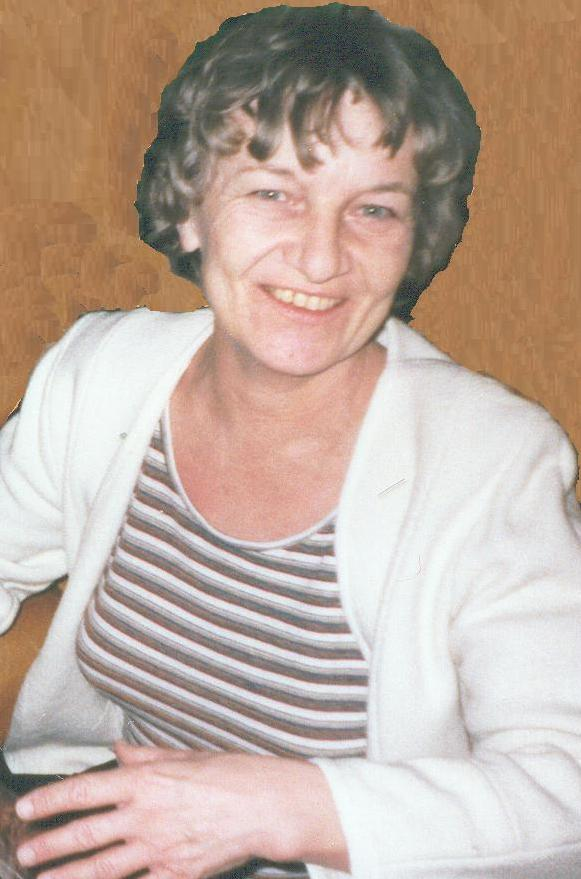
#> input picture Dia2/notebooks/ZuzanaB.jpg, 581 x 879 px
$ jupyter execute --allow-errors D2L6_Detectando_rostros.ipynb   (shell and % lines are left out)   (Python 2 division)
#> lines starting #> are read from the running program, lines starting #| are printed output that depends on the picture; after the words box and inside, x2 and y2 are one past the last pixel; in counts of white or black regions, pixels touching at a corner belong together
### Dia2/notebooks/android.py
# Copyright (C) 2009 Google Inc.
#
# Licensed under the Apache License, Version 2.0 (the "License"); you may not
# use this file except in compliance with the License. You may obtain a copy of
# the License at
#
# http://www.apache.org/licenses/LICENSE-2.0
#
# Unless required by applicable law or agreed to in writing, software
# distributed under the License is distributed on an "AS IS" BASIS, WITHOUT
# WARRANTIES OR CONDITIONS OF ANY KIND, either express or implied. See the
# License for the specific language governing permissions and limitations under
# the License.

__author__ = 'Damon Kohler <damonkohler@gmail.com>'

import collections
import json
import os
import socket
import sys

PORT = os.environ.get('AP_PORT')
HOST = os.environ.get('AP_HOST')
HANDSHAKE = os.environ.get('AP_HANDSHAKE')
Result = collections.namedtuple('Result', 'id,result,error')


class Android(object):

  def __init__(self, addr=None):
    if addr is None:
      addr = HOST, PORT
    self.conn = socket.create_connection(addr)
    self.client = self.conn.makefile()
    self.id = 0
    if HANDSHAKE is not None:
      self._authenticate(HANDSHAKE)

  # [20 lines left out: functions _rpc, __getattr__, not called in this run]

### Dia2/notebooks/D2L6_Detectando_rostros.ipynb
# Dia 2 Libreta 6
En esta libreta usaremos un clasificador para detectar rostros en imagenes; despues realizaran el ejercicio de tomar una foto de su rostro con el dispositivo, extraerlo del mismo a la mnaquina y aplciar el detector.

Finalmente, trataremos de implementarlo en el dispositivo...

Algo de informacion [tomada de este sitio](https://realpython.com/blog/python/face-recognition-with-python/)

[cell 1]
import matplotlib.pyplot as plt
import sys, os, re, time
import numpy as np
import cv2

[cell 2]
import android

[cell 3]
pic = os.path.join('.','ZuzanaB.jpg')#ZuzanaB.jpg')

[cell 4]
img=cv2.imread(pic)
#> img is the input picture: shape (879, 581, 3); mean B, G, R 159.2, 171.6, 191.3

[cell 5]
gray = cv2.cvtColor(img, cv2.COLOR_BGR2GRAY)
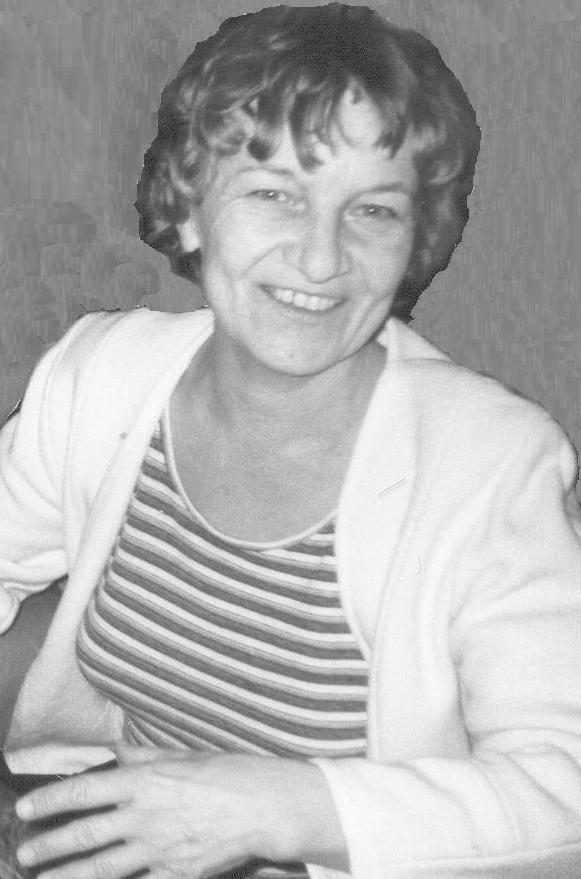
#> gray: shape (879, 581); min 4, max 255, mean 176.1
plt.imshow(gray)

[cell 6]
caras_cascada=cv2.CascadeClassifier('haarcascade_frontalface_default.xml')

[cell 7]
caras = caras_cascada.detectMultiScale(gray, 1.2, 2)
#> caras = [[213, 126, 228, 228]]

[cell 8]
print "Encontramos {0} faces!".format(len(caras))
#| Encontramos 1 faces!

[cell 9]
for (x,y,w,h) in caras:
    cv2.rectangle(img, (x,y), (x+w,y+h), (0,255,0), 2)
#> this loop made 1 pass
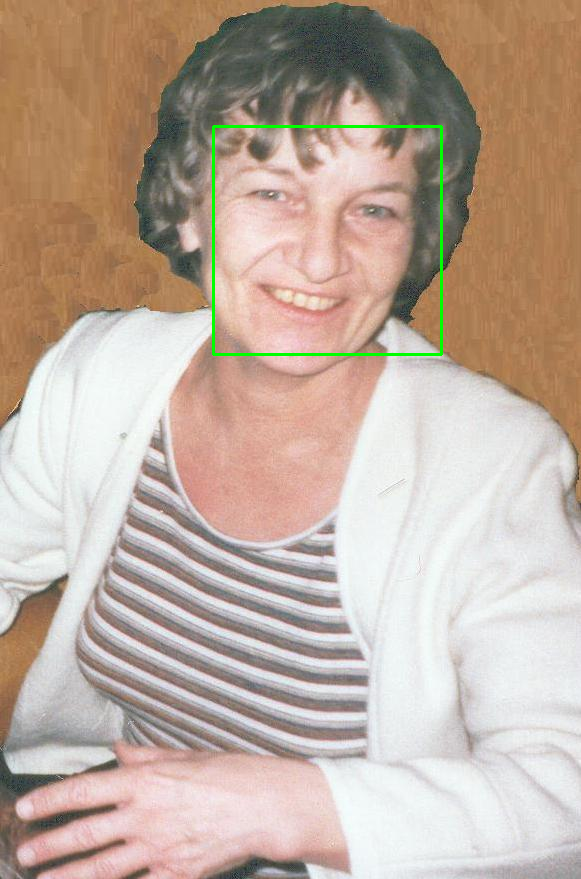
#> img: shape (879, 581, 3); 0.53% of pixels changed, all inside (x1, y1, x2, y2) = (212, 125, 443, 356)

[cell 10]
plt.imshow(img)

[cell 11]
import android
#> (the rest of this cell did not finish here and is left out)

#> (a cell that did not finish here is left out)

#> (a cell that did not finish here is left out)

#> (a cell that did not finish here is left out)

EJERCICIO---

[cell 15]
caras = caras_cascada.detectMultiScale(gray, 1.2, 2)
print "Encontramos {0} faces!".format(len(caras))
#| Encontramos 1 faces!
i=img.copy()
for (x,y,w,h) in caras:
    cv2.rectangle(i, (x,y), (x+w,y+h), (0,255,0), 2)
    plt.imshow(i)
